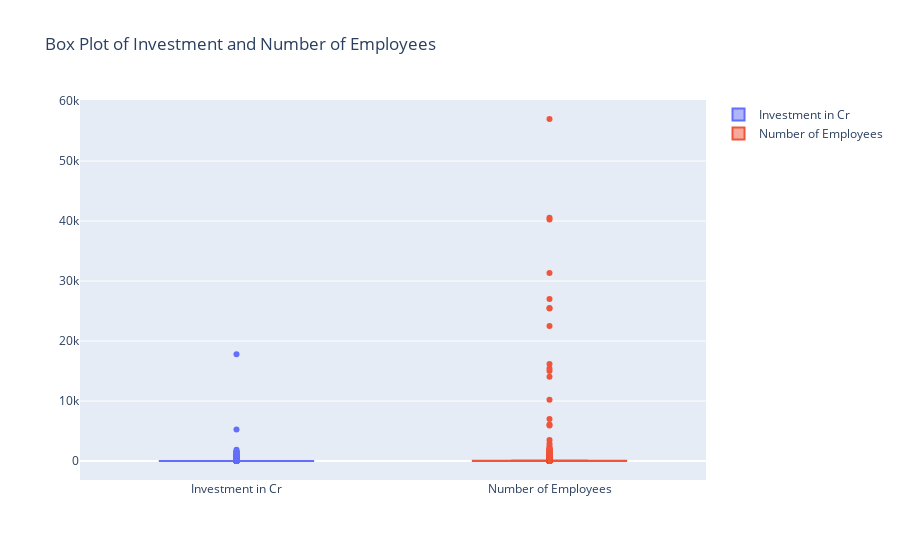
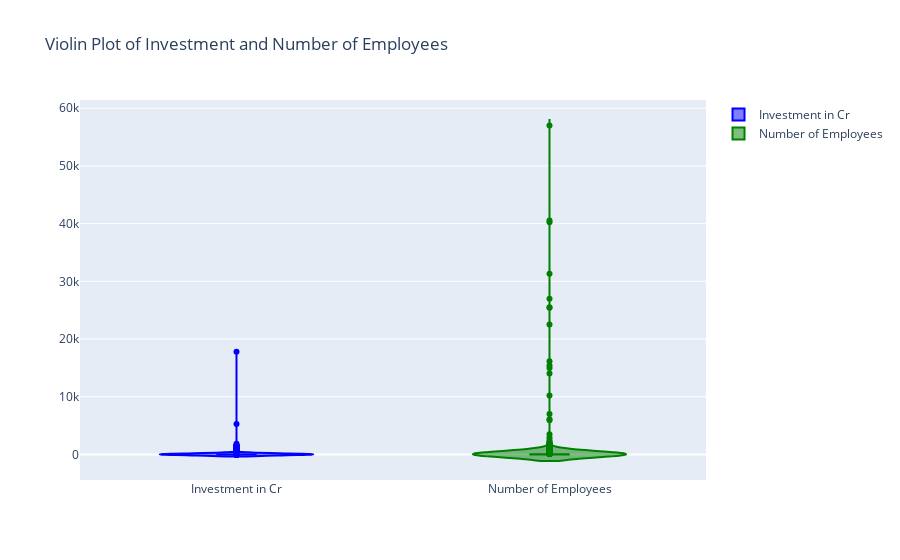

The code cell stored with these charts, in order, in its notebook:
### Code cell
# Box plot
fig_box = go.Figure()

fig_box.add_trace(go.Box(y=investments['investment_in_cr'], name='Investment in Cr'))
fig_box.add_trace(go.Box(y=investments['number_of_employees'], name='Number of Employees'))
fig_box.update_layout(title_text="Box Plot of Investment and Number of Employees")

fig_box.show()

# Violin plot
fig_violin = go.Figure()

fig_violin.add_trace(go.Violin(y=investments['investment_in_cr'], box_visible=True, line_color='blue', name='Investment in Cr'))
fig_violin.add_trace(go.Violin(y=investments['number_of_employees'], box_visible=True, line_color='green', name='Number of Employees'))
fig_violin.update_layout(title_text="Violin Plot of Investment and Number of Employees")

fig_violin.show()

### Figure 1 — Plotly figure (JSON) as saved in the notebook; plotly's stock layout.template omitted (floating-point values rounded to 4 significant figures; data arrays with more than 128 entries replaced by an {"elided": "..."} marker saying what was removed)
{"data": [{"name": "Investment in Cr", "type": "box", "y": {"elided": "5753 float values"}}, {"name": "Number of Employees", "type": "box", "y": {"elided": "5753 int values"}}], "layout": {"title": {"text": "Box Plot of Investment and Number of Employees"}}}

### Figure 2 — Plotly figure (JSON) as saved in the notebook; plotly's stock layout.template omitted (floating-point values rounded to 4 significant figures; data arrays with more than 128 entries replaced by an {"elided": "..."} marker saying what was removed)
{"data": [{"box": {"visible": true}, "line": {"color": "blue"}, "name": "Investment in Cr", "type": "violin", "y": {"elided": "5753 float values"}}, {"box": {"visible": true}, "line": {"color": "green"}, "name": "Number of Employees", "type": "violin", "y": {"elided": "5753 int values"}}], "layout": {"title": {"text": "Violin Plot of Investment and Number of Employees"}}}
